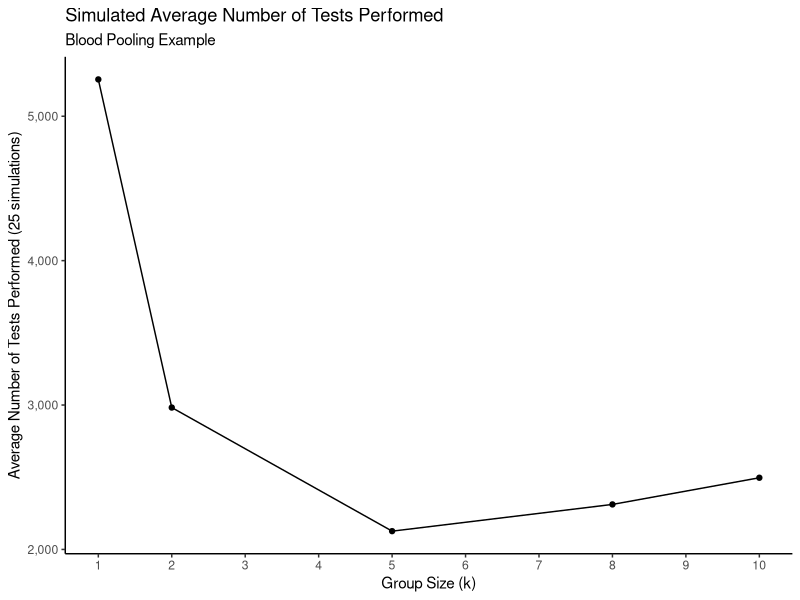
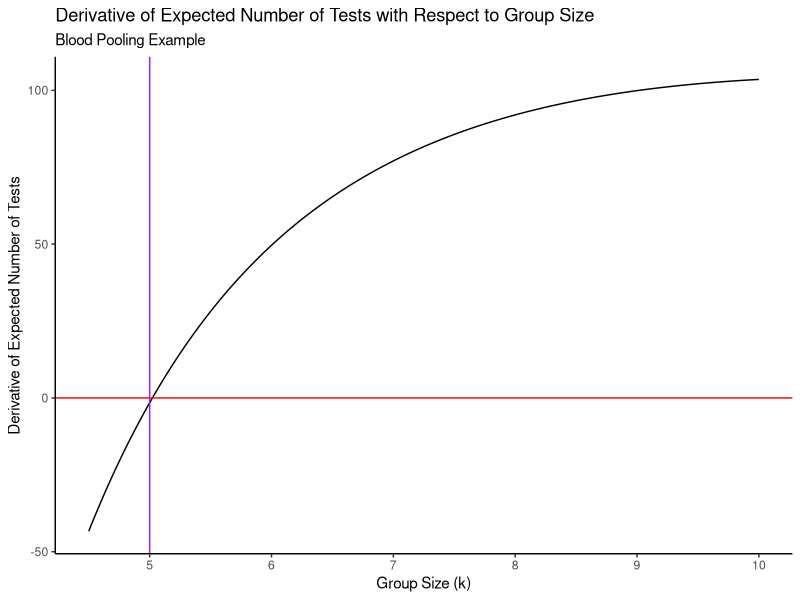

R code for these plots, in order:
## ---- chunk 1
knitr::opts_chunk$set(echo = TRUE)
## ---- chunk 2
# Load the tidyverse packages
suppressMessages({
  suppressWarnings({
    library(tidyverse)
  })
})
## ---- chunk 3

# Function to perform one experiment
perform_one_experiment_basic <- function(k,N=5000,p=0.05) {
  n <- N / k
  
  # Simulate the population
  popsim <- numeric(N)
  for (i in 1:N) {
    popsim[i] <- rbinom(n = 1,size = 1,prob = p)
  }
  
  # Group them
  groups <- rep(1:n,k)
  
  # Check the disease status of each group
  any_diseased <- numeric(n)
  for (i in 1:N) {
    if (popsim[i] == 1) {
      any_diseased[groups[i]] <- 1
    }
  }
  
  # Count the number of tests performed
  numtests <- 0
  for (i in 1:n) {
    if (any_diseased[i] == 1) {
      numtests <- numtests + (k + 1)
    }
    else {
      numtests <- numtests + 1
    }
  }
  numtests
}

perform_one_experiment_basic(5)



## ---- chunk 4
# Function to check inputs: same as above
# Function to perform one experiment
perform_one_experiment_advanced <- function(k,N=5000,p=0.05) {
  n <- N / k
  data_frame(disease = rbinom(N,1,p),
             group = rep(1:n,k)) %>%
    group_by(group) %>%
    summarize(disease = max(disease)) %>%
    mutate(numtests = k*disease + 1) %>%
    summarize(numtests = sum(numtests)) %>%
    pull(numtests)
}

perform_one_experiment_advanced(5)

## ---- chunk 5
# Two functions to perform B experiments for fixed k and average the result
# 
# Basic
perform_B_experiments_basic <- function(B,k,N=5000,p=0.05) {
  results <- numeric(B)
  for (i in 1:B) {
    results[i] <- perform_one_experiment_basic(k,N,p)
  }
  mean(results)
}

perform_B_experiments_basic(25,5)

# Advanced
perform_B_experiments_advanced <- function(B,k,N=5000,p=0.05) {
  map(1:B,~perform_one_experiment_advanced(k,N,p)) %>%
    reduce(c) %>%
    mean()
}

perform_B_experiments_advanced(25,5)

## ---- chunk 6
# Simulate for valid values of k from 1 to 10:
sim_results <- numeric(5)
k_to_do <- c(1,2,5,8,10)
for (i in 1:length(k_to_do)) {
  sim_results[i] <- perform_B_experiments_basic(25,k_to_do[i])
}
# ggplot needs its input to be a data_frame
sim_results <- data_frame(k = k_to_do,numtests_sim = sim_results)


# Or...
sim_results <- c(1,2,5,8,10) %>%
  map(~data_frame(k = .x,numtests_sim = perform_B_experiments_advanced(25,.x))) %>%
  reduce(bind_rows)

sim_results %>%
  ggplot(aes(x = k,y = numtests_sim,group = 1)) +
  theme_classic() +
  geom_point() + 
  geom_line() +
  labs(title = "Simulated Average Number of Tests Performed",
       subtitle = "Blood Pooling Example",
       x = "Group Size (k)",
       y = "Average Number of Tests Performed (25 simulations)") +
  scale_x_continuous(breaks = 1:10) +
  scale_y_continuous(labels = scales::comma_format())

## ---- chunk 7
expected_tests <- function(k,N=5000,p=0.05) {
  n <- N / k
  n + n*k*(1 - (1-p)^k)
}

expected_tests(5)
perform_B_experiments_basic(25,5)

## ---- chunk 8
fprime <- function(k,N=5000,p=0.05) N * (log(1/(1-p))*(1-p)^k - 1/k^2)
uniroot(fprime,c(1,10))
## ---- chunk 9
data_frame(k = seq(4.5,10,by=0.01),
           y = fprime(k)) %>%
  ggplot(aes(x = k,y = y),group = 1) +
  theme_classic() +
  geom_line() +
  geom_hline(yintercept = 0,colour = "red") +
  geom_vline(xintercept = 5,colour = "purple") +
  labs(title = "Derivative of Expected Number of Tests with Respect to Group Size",
       subtitle = "Blood Pooling Example",
       x = "Group Size (k)",
       y = "Derivative of Expected Number of Tests") +
  scale_x_continuous(breaks = 4:10)

## ---- chunk 10
nlminb(start = 1,objective = expected_tests,lower = 1)
